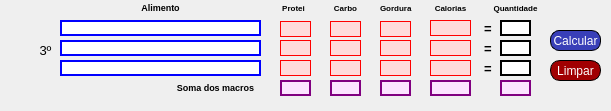
     <widget class="QWidget" name="widget" native="true">
      <property name="geometry">
       <rect>
        <x>-30</x>
        <y>440</y>
        <width>611</width>
        <height>111</height>
       </rect>
      </property>
      <widget class="QLabel" name="alimento_ref_9">
       <property name="geometry">
        <rect>
         <x>60</x>
         <y>20</y>
         <width>201</width>
         <height>16</height>
        </rect>
       </property>
       <property name="styleSheet">
        <string notr="true">background-color: rgb(255, 255, 255);
border: 1.5px solid blue</string>
       </property>
       <property name="text">
        <string/>
       </property>
       <property name="alignment">
        <set>Qt::AlignCenter</set>
       </property>
      </widget>
      <widget class="QLabel" name="soma_prot_3">
       <property name="geometry">
        <rect>
         <x>280</x>
         <y>80</y>
         <width>31</width>
         <height>16</height>
        </rect>
       </property>
       <property name="styleSheet">
        <string notr="true">border: 1.5px solid purple;
background-color: rgb(252, 229, 255);</string>
       </property>
       <property name="text">
        <string/>
       </property>
       <property name="alignment">
        <set>Qt::AlignCenter</set>
       </property>
      </widget>
      <widget class="QPushButton" name="btn_calcular_ref_3">
       <property name="geometry">
        <rect>
         <x>550</x>
         <y>30</y>
         <width>51</width>
         <height>21</height>
        </rect>
       </property>
       <property name="styleSheet">
        <string notr="true">border-radius:9px;
font: 8pt &quot;MV Boli&quot;;
color: rgb(255, 255, 255);
background-color: rgb(57, 63, 184);
border: 1px solid black;
</string>
       </property>
       <property name="text">
        <string>Calcular</string>
       </property>
      </widget>
      <widget class="QLabel" name="carb_ref_7">
       <property name="geometry">
        <rect>
         <x>330</x>
         <y>40</y>
         <width>31</width>
         <height>16</height>
        </rect>
       </property>
       <property name="styleSheet">
        <string notr="true">border: 1px solid red;
background-color: rgb(255, 219, 219);</string>
       </property>
       <property name="text">
        <string/>
       </property>
       <property name="alignment">
        <set>Qt::AlignCenter</set>
       </property>
      </widget>
      <widget class="QLabel" name="gord_ref_8">
       <property name="geometry">
        <rect>
         <x>380</x>
         <y>40</y>
         <width>31</width>
         <height>16</height>
        </rect>
       </property>
       <property name="styleSheet">
        <string notr="true">border: 1px solid red;
background-color: rgb(255, 219, 219);</string>
       </property>
       <property name="text">
        <string/>
       </property>
       <property name="alignment">
        <set>Qt::AlignCenter</set>
       </property>
      </widget>
      <widget class="QLabel" name="gord_ref_7">
       <property name="geometry">
        <rect>
         <x>380</x>
         <y>21</y>
         <width>31</width>
         <height>16</height>
        </rect>
       </property>
       <property name="styleSheet">
        <string notr="true">border: 1px solid red;
background-color: rgb(255, 219, 219);</string>
       </property>
       <property name="text">
        <string/>
       </property>
       <property name="alignment">
        <set>Qt::AlignCenter</set>
       </property>
      </widget>
      <widget class="QLineEdit" name="quanti_ref_9">
       <property name="geometry">
        <rect>
         <x>500</x>
         <y>40</y>
         <width>31</width>
         <height>16</height>
        </rect>
       </property>
       <property name="styleSheet">
        <string notr="true">background-color: rgb(255, 255, 255);
border: 1.5px solid black</string>
       </property>
       <property name="alignment">
        <set>Qt::AlignCenter</set>
       </property>
      </widget>
      <widget class="QLabel" name="prot_ref_9">
       <property name="geometry">
        <rect>
         <x>280</x>
         <y>21</y>
         <width>31</width>
         <height>16</height>
        </rect>
       </property>
       <property name="styleSheet">
        <string notr="true">border: 1px solid red;
background-color: rgb(255, 219, 219);</string>
       </property>
       <property name="text">
        <string/>
       </property>
       <property name="alignment">
        <set>Qt::AlignCenter</set>
       </property>
      </widget>
      <widget class="QLabel" name="kcal_ref_7">
       <property name="geometry">
        <rect>
         <x>430</x>
         <y>60</y>
         <width>41</width>
         <height>16</height>
        </rect>
       </property>
       <property name="font">
        <font>
         <pointsize>8</pointsize>
         <weight>50</weight>
         <bold>false</bold>
        </font>
       </property>
       <property name="styleSheet">
        <string notr="true">border: 1px solid red;
background-color: rgb(255, 219, 219);</string>
       </property>
       <property name="text">
        <string/>
       </property>
       <property name="alignment">
        <set>Qt::AlignCenter</set>
       </property>
      </widget>
      <widget class="QLabel" name="label_66">
       <property name="geometry">
        <rect>
         <x>170</x>
         <y>80</y>
         <width>91</width>
         <height>16</height>
        </rect>
       </property>
       <property name="font">
        <font>
         <pointsize>6</pointsize>
        </font>
       </property>
       <property name="text">
        <string>&lt;html&gt;&lt;head/&gt;&lt;body&gt;&lt;p&gt;&lt;span style=&quot; font-size:7pt; font-weight:600;&quot;&gt;Soma dos macros&lt;/span&gt;&lt;/p&gt;&lt;/body&gt;&lt;/html&gt;</string>
       </property>
       <property name="alignment">
        <set>Qt::AlignCenter</set>
       </property>
      </widget>
      <widget class="QLineEdit" name="quanti_ref_7">
       <property name="geometry">
        <rect>
         <x>500</x>
         <y>60</y>
         <width>31</width>
         <height>16</height>
        </rect>
       </property>
       <property name="styleSheet">
        <string notr="true">background-color: rgb(255, 255, 255);
border: 1.5px solid black</string>
       </property>
       <property name="alignment">
        <set>Qt::AlignCenter</set>
       </property>
      </widget>
      <widget class="QLabel" name="label_51">
       <property name="geometry">
        <rect>
         <x>380</x>
         <y>0</y>
         <width>47</width>
         <height>16</height>
        </rect>
       </property>
       <property name="text">
        <string>&lt;html&gt;&lt;head/&gt;&lt;body&gt;&lt;p&gt;&lt;span style=&quot; font-size:6pt; font-weight:600;&quot;&gt;Gordura&lt;/span&gt;&lt;/p&gt;&lt;/body&gt;&lt;/html&gt;</string>
       </property>
      </widget>
      <widget class="QLabel" name="total_calorico_7">
       <property name="geometry">
        <rect>
         <x>430</x>
         <y>80</y>
         <width>41</width>
         <height>16</height>
        </rect>
       </property>
       <property name="font">
        <font>
         <pointsize>8</pointsize>
         <weight>50</weight>
         <bold>false</bold>
        </font>
       </property>
       <property name="styleSheet">
        <string notr="true">border: 1.5px solid purple;
background-color: rgb(252, 229, 255);</string>
       </property>
       <property name="text">
        <string/>
       </property>
       <property name="alignment">
        <set>Qt::AlignCenter</set>
       </property>
      </widget>
      <widget class="QLabel" name="label_6">
       <property name="geometry">
        <rect>
         <x>30</x>
         <y>30</y>
         <width>31</width>
         <height>41</height>
        </rect>
       </property>
       <property name="font">
        <font>
         <family>MS Shell Dlg 2</family>
         <pointsize>10</pointsize>
         <weight>9</weight>
         <italic>false</italic>
         <bold>false</bold>
        </font>
       </property>
       <property name="styleSheet">
        <string notr="true">font: 75 10pt &quot;MS Shell Dlg 2&quot;;</string>
       </property>
       <property name="text">
        <string>&lt;html&gt;&lt;head/&gt;&lt;body&gt;&lt;p&gt;3º&lt;/p&gt;&lt;/body&gt;&lt;/html&gt;</string>
       </property>
       <property name="alignment">
        <set>Qt::AlignCenter</set>
       </property>
      </widget>
      <widget class="QLabel" name="prot_ref_8">
       <property name="geometry">
        <rect>
         <x>280</x>
         <y>40</y>
         <width>31</width>
         <height>16</height>
        </rect>
       </property>
       <property name="styleSheet">
        <string notr="true">border: 1px solid red;
background-color: rgb(255, 219, 219);</string>
       </property>
       <property name="text">
        <string/>
       </property>
       <property name="alignment">
        <set>Qt::AlignCenter</set>
       </property>
      </widget>
      <widget class="QLabel" name="soma_quantidade_3">
       <property name="geometry">
        <rect>
         <x>500</x>
         <y>80</y>
         <width>31</width>
         <height>16</height>
        </rect>
       </property>
       <property name="styleSheet">
        <string notr="true">border: 1.5px solid purple;
background-color: rgb(252, 229, 255);</string>
       </property>
       <property name="text">
        <string/>
       </property>
       <property name="alignment">
        <set>Qt::AlignCenter</set>
       </property>
      </widget>
      <widget class="QLabel" name="gord_ref_9">
       <property name="geometry">
        <rect>
         <x>380</x>
         <y>60</y>
         <width>31</width>
         <height>16</height>
        </rect>
       </property>
       <property name="styleSheet">
        <string notr="true">border: 1px solid red;
background-color: rgb(255, 219, 219);</string>
       </property>
       <property name="text">
        <string/>
       </property>
       <property name="alignment">
        <set>Qt::AlignCenter</set>
       </property>
      </widget>
      <widget class="QLabel" name="label_22">
       <property name="geometry">
        <rect>
         <x>60</x>
         <y>0</y>
         <width>201</width>
         <height>16</height>
        </rect>
       </property>
       <property name="font">
        <font>
         <pointsize>6</pointsize>
        </font>
       </property>
       <property name="text">
        <string>&lt;html&gt;&lt;head/&gt;&lt;body&gt;&lt;p&gt;&lt;span style=&quot; font-size:7pt; font-weight:600;&quot;&gt;Alimento&lt;/span&gt;&lt;/p&gt;&lt;/body&gt;&lt;/html&gt;</string>
       </property>
       <property name="alignment">
        <set>Qt::AlignCenter</set>
       </property>
      </widget>
      <widget class="QLabel" name="label_67">
       <property name="geometry">
        <rect>
         <x>320</x>
         <y>0</y>
         <width>51</width>
         <height>16</height>
        </rect>
       </property>
       <property name="text">
        <string>&lt;html&gt;&lt;head/&gt;&lt;body&gt;&lt;p&gt;&lt;span style=&quot; font-size:6pt; font-weight:600;&quot;&gt;Carbo&lt;/span&gt;&lt;/p&gt;&lt;/body&gt;&lt;/html&gt;</string>
       </property>
       <property name="alignment">
        <set>Qt::AlignCenter</set>
       </property>
      </widget>
      <widget class="QLabel" name="kcal_ref_9">
       <property name="geometry">
        <rect>
         <x>430</x>
         <y>40</y>
         <width>41</width>
         <height>16</height>
        </rect>
       </property>
       <property name="font">
        <font>
         <pointsize>8</pointsize>
         <weight>50</weight>
         <bold>false</bold>
        </font>
       </property>
       <property name="styleSheet">
        <string notr="true">border: 1px solid red;
background-color: rgb(255, 219, 219);</string>
       </property>
       <property name="text">
        <string/>
       </property>
       <property name="alignment">
        <set>Qt::AlignCenter</set>
       </property>
      </widget>
      <widget class="QLabel" name="carb_ref_8">
       <property name="geometry">
        <rect>
         <x>330</x>
         <y>21</y>
         <width>31</width>
         <height>16</height>
        </rect>
       </property>
       <property name="styleSheet">
        <string notr="true">border: 1px solid red;
background-color: rgb(255, 219, 219);</string>
       </property>
       <property name="text">
        <string/>
       </property>
       <property name="alignment">
        <set>Qt::AlignCenter</set>
       </property>
      </widget>
      <widget class="QLabel" name="alimento_ref_7">
       <property name="geometry">
        <rect>
         <x>60</x>
         <y>60</y>
         <width>201</width>
         <height>16</height>
        </rect>
       </property>
       <property name="styleSheet">
        <string notr="true">background-color: rgb(255, 255, 255);
border: 1.5px solid blue</string>
       </property>
       <property name="text">
        <string/>
       </property>
       <property name="alignment">
        <set>Qt::AlignCenter</set>
       </property>
      </widget>
      <widget class="QLabel" name="label_68">
       <property name="geometry">
        <rect>
         <x>480</x>
         <y>0</y>
         <width>71</width>
         <height>16</height>
        </rect>
       </property>
       <property name="text">
        <string>&lt;html&gt;&lt;head/&gt;&lt;body&gt;&lt;p&gt;&lt;span style=&quot; font-size:6pt; font-weight:600;&quot;&gt;Quantidade&lt;/span&gt;&lt;/p&gt;&lt;/body&gt;&lt;/html&gt;</string>
       </property>
       <property name="alignment">
        <set>Qt::AlignCenter</set>
       </property>
      </widget>
      <widget class="QLabel" name="soma_carb_3">
       <property name="geometry">
        <rect>
         <x>330</x>
         <y>80</y>
         <width>31</width>
         <height>16</height>
        </rect>
       </property>
       <property name="styleSheet">
        <string notr="true">border: 1.5px solid purple;
background-color: rgb(252, 229, 255);</string>
       </property>
       <property name="text">
        <string/>
       </property>
       <property name="alignment">
        <set>Qt::AlignCenter</set>
       </property>
      </widget>
      <widget class="QLabel" name="kcal_ref_8">
       <property name="geometry">
        <rect>
         <x>430</x>
         <y>20</y>
         <width>41</width>
         <height>16</height>
        </rect>
       </property>
       <property name="font">
        <font>
         <pointsize>8</pointsize>
         <weight>50</weight>
         <bold>false</bold>
        </font>
       </property>
       <property name="styleSheet">
        <string notr="true">border: 1px solid red;
background-color: rgb(255, 219, 219);</string>
       </property>
       <property name="text">
        <string/>
       </property>
       <property name="alignment">
        <set>Qt::AlignCenter</set>
       </property>
      </widget>
      <widget class="QLabel" name="alimento_ref_8">
       <property name="geometry">
        <rect>
         <x>60</x>
         <y>40</y>
         <width>201</width>
         <height>16</height>
        </rect>
       </property>
       <property name="styleSheet">
        <string notr="true">background-color: rgb(255, 255, 255);
border: 1.5px solid blue</string>
       </property>
       <property name="text">
        <string/>
       </property>
       <property name="alignment">
        <set>Qt::AlignCenter</set>
       </property>
      </widget>
      <widget class="QLabel" name="carb_ref_9">
       <property name="geometry">
        <rect>
         <x>330</x>
         <y>60</y>
         <width>31</width>
         <height>16</height>
        </rect>
       </property>
       <property name="styleSheet">
        <string notr="true">border: 1px solid red;
background-color: rgb(255, 219, 219);</string>
       </property>
       <property name="text">
        <string/>
       </property>
       <property name="alignment">
        <set>Qt::AlignCenter</set>
       </property>
      </widget>
      <widget class="QLabel" name="label_65">
       <property name="geometry">
        <rect>
         <x>270</x>
         <y>0</y>
         <width>47</width>
         <height>16</height>
        </rect>
       </property>
       <property name="text">
        <string>&lt;html&gt;&lt;head/&gt;&lt;body&gt;&lt;p&gt;&lt;span style=&quot; font-size:6pt; font-weight:600;&quot;&gt;Protei&lt;/span&gt;&lt;/p&gt;&lt;/body&gt;&lt;/html&gt;</string>
       </property>
       <property name="alignment">
        <set>Qt::AlignCenter</set>
       </property>
      </widget>
      <widget class="QLineEdit" name="quanti_ref_8">
       <property name="geometry">
        <rect>
         <x>500</x>
         <y>20</y>
         <width>31</width>
         <height>16</height>
        </rect>
       </property>
       <property name="styleSheet">
        <string notr="true">background-color: rgb(255, 255, 255);
border: 1.5px solid black</string>
       </property>
       <property name="text">
        <string/>
       </property>
       <property name="alignment">
        <set>Qt::AlignCenter</set>
       </property>
      </widget>
      <widget class="QLabel" name="prot_ref_7">
       <property name="geometry">
        <rect>
         <x>280</x>
         <y>60</y>
         <width>31</width>
         <height>16</height>
        </rect>
       </property>
       <property name="styleSheet">
        <string notr="true">border: 1px solid red;
background-color: rgb(255, 219, 219);</string>
       </property>
       <property name="text">
        <string/>
       </property>
       <property name="alignment">
        <set>Qt::AlignCenter</set>
       </property>
      </widget>
      <widget class="QLabel" name="soma_gord_3">
       <property name="geometry">
        <rect>
         <x>380</x>
         <y>80</y>
         <width>31</width>
         <height>16</height>
        </rect>
       </property>
       <property name="styleSheet">
        <string notr="true">border: 1.5px solid purple;
background-color: rgb(252, 229, 255);</string>
       </property>
       <property name="text">
        <string/>
       </property>
       <property name="alignment">
        <set>Qt::AlignCenter</set>
       </property>
      </widget>
      <widget class="QLabel" name="label_86">
       <property name="geometry">
        <rect>
         <x>430</x>
         <y>0</y>
         <width>41</width>
         <height>16</height>
        </rect>
       </property>
       <property name="text">
        <string>&lt;html&gt;&lt;head/&gt;&lt;body&gt;&lt;p&gt;&lt;span style=&quot; font-size:6pt; font-weight:600;&quot;&gt;Calorias&lt;/span&gt;&lt;/p&gt;&lt;/body&gt;&lt;/html&gt;</string>
       </property>
       <property name="alignment">
        <set>Qt::AlignCenter</set>
       </property>
      </widget>
      <widget class="QPushButton" name="btn_limpar_3">
       <property name="geometry">
        <rect>
         <x>550</x>
         <y>60</y>
         <width>51</width>
         <height>21</height>
        </rect>
       </property>
       <property name="styleSheet">
        <string notr="true">border-radius:10px;
font: 8pt &quot;MV Boli&quot;;
color: rgb(255, 255, 255);
background-color: rgb(161, 0, 2);
border: 1px solid black;</string>
       </property>
       <property name="text">
        <string>Limpar</string>
       </property>
      </widget>
      <widget class="QLabel" name="label_36">
       <property name="geometry">
        <rect>
         <x>480</x>
         <y>20</y>
         <width>16</width>
         <height>16</height>
        </rect>
       </property>
       <property name="font">
        <font>
         <pointsize>10</pointsize>
         <weight>75</weight>
         <bold>true</bold>
        </font>
       </property>
       <property name="text">
        <string>=</string>
       </property>
       <property name="alignment">
        <set>Qt::AlignCenter</set>
       </property>
      </widget>
      <widget class="QLabel" name="label_37">
       <property name="geometry">
        <rect>
         <x>480</x>
         <y>40</y>
         <width>16</width>
         <height>16</height>
        </rect>
       </property>
       <property name="font">
        <font>
         <pointsize>10</pointsize>
         <weight>75</weight>
         <bold>true</bold>
        </font>
       </property>
       <property name="text">
        <string>=</string>
       </property>
       <property name="alignment">
        <set>Qt::AlignCenter</set>
       </property>
      </widget>
      <widget class="QLabel" name="label_38">
       <property name="geometry">
        <rect>
         <x>480</x>
         <y>60</y>
         <width>16</width>
         <height>16</height>
        </rect>
       </property>
       <property name="font">
        <font>
         <pointsize>10</pointsize>
         <weight>75</weight>
         <bold>true</bold>
        </font>
       </property>
       <property name="text">
        <string>=</string>
       </property>
       <property name="alignment">
        <set>Qt::AlignCenter</set>
       </property>
      </widget>
     </widget>
